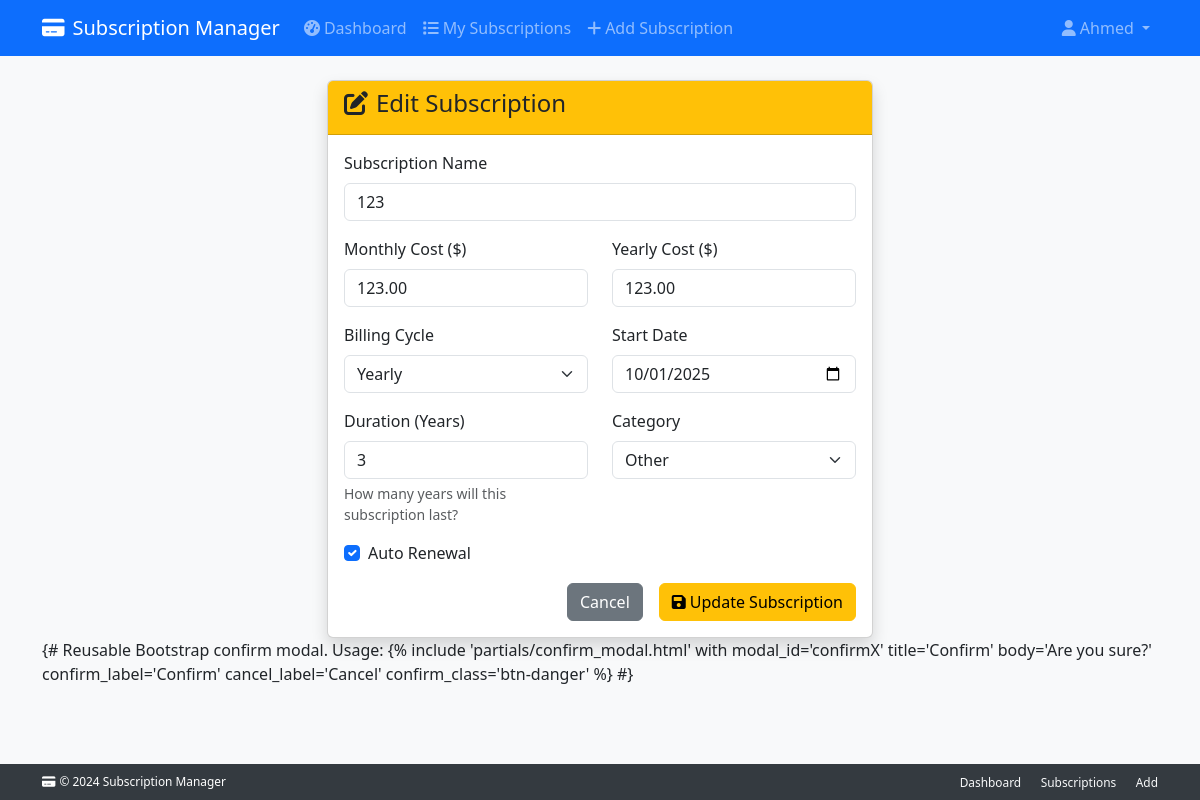
The page /subscriptions/8/edit/ (signed in) on the database as committed earlier.
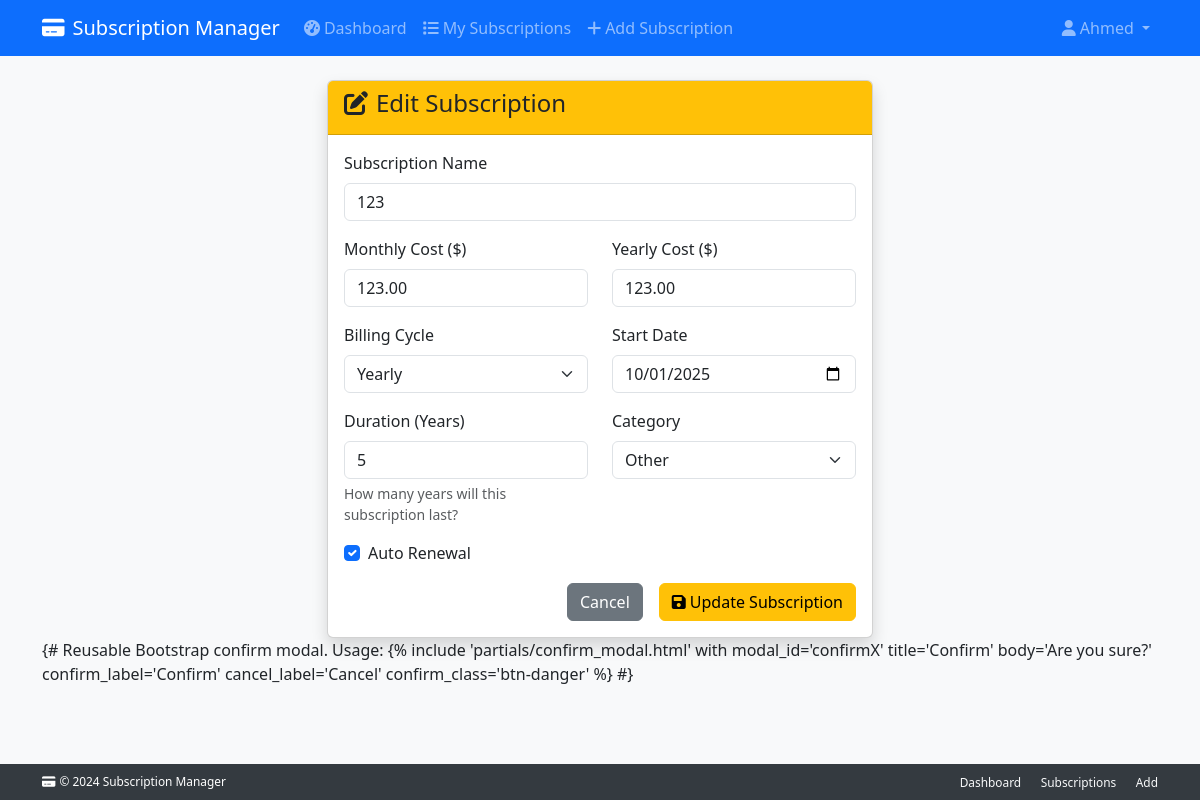
The same page on the database as committed later.
### subscriptions/models/subscription.py (models this page shows, shortened)
class Subscription(
    ValidationMixin,
    TimestampMixin,
    CostCalculationsMixin,
    PaymentManagementMixin,
    RenewalLogicMixin,
    ScheduleManagementMixin,
    models.Model
):
    user = models.ForeignKey(
        settings.AUTH_USER_MODEL,
        on_delete=models.CASCADE,
        related_name="subscriptions"
    )
    name = models.CharField(max_length=200)
    monthly_cost = models.DecimalField(
        max_digits=10,
        decimal_places=2,
        null=True,
        blank=True
    )
    yearly_cost = models.DecimalField(
        max_digits=10,
        decimal_places=2,
        null=True,
        blank=True
    )
    billing_cycle = models.CharField(
        max_length=10,
        choices=BILLING_CYCLE_CHOICES
    )
    start_date = models.DateField()
    renewal_date = models.DateField(null=True, blank=True)
    duration_months = models.PositiveIntegerField(
        null=True,
        blank=True,
        help_text="Duration in months (for monthly billing)"
    )
    duration_years = models.PositiveIntegerField(
        null=True,
        blank=True,
        help_text="Duration in years (for yearly billing)"
    )
    is_active = models.BooleanField(default=True)
    auto_renewal = models.BooleanField(
        default=True,
        help_text="Whether subscription auto-renews"
    )
    category = models.ForeignKey(
        'Category',
        on_delete=models.PROTECT
    )
    objects = SubscriptionManager()
    class Meta:
        ordering = ['-created_at']
        verbose_name = "Subscription"
        verbose_name_plural = "Subscriptions"

### subscriptions/views.py (the view, shortened to what this page needs)
# urls.py: path('<int:pk>/edit/', views.SubscriptionUpdateView.as_view(), name='edit_subscription'),
class SubscriptionUpdateView(LoginRequiredMixin, UserOwnershipMixin, LoggingMixin, MessageMixin, ContextDataMixin, UpdateView):
    model = Subscription
    form_class = SubscriptionForm
    template_name = 'subscriptions/edit_subscription.html'
    def get_queryset(self):
        return Subscription.objects.filter(user=self.request.user)

### subscriptions/form_mixins.py (called while the page is built)
    def add_help_texts(self, help_texts):
        for field_name, help_text in help_texts.items():
            if field_name in self.fields:
                self.fields[field_name].help_text = help_text

### subscriptions/mixins.py (called while the page is built)
    def get_context_data(self, **kwargs):
        context = super().get_context_data(**kwargs)
        context['user'] = self.request.user
        from django.utils import timezone
        context['current_time'] = timezone.now()
        return context

### subscriptions/models/category.py (called while the page is built)
    def __str__(self):
        return self.name

### subscriptions/models/managers.py (called while the page is built)
    def get_queryset(self):
        return SubscriptionQuerySet(self.model, using=self._db)

    def get_queryset(self):
        return CategoryQuerySet(self.model, using=self._db)

### subscriptions/templates/subscriptions/edit_subscription.html (shortened to what this page needs)
{% extends 'base.html' %} {% block title %}Edit {{ subscription.name }} - Subscription Manager{% endblock %} {% block content %}
<div class="row justify-content-center">
  <div class="col-md-8 col-lg-6">
    <div class="card shadow">
      <div class="card-header bg-warning text-dark">
        <h4><i class="fas fa-edit me-2"></i>Edit Subscription</h4>
      </div>
      <div class="card-body">
        <form method="post">
          <div class="row">
            <div class="col-md-12 mb-3">
              <label for="{{ form.name.id_for_label }}" class="form-label"
                >{{ form.name.label }}</label
              >
              {{ form.name }}
            </div>
          </div>
          <div class="row">
            <div class="col-md-6 mb-3">
              <label
                for="{{ form.monthly_cost.id_for_label }}"
                class="form-label"
                >{{ form.monthly_cost.label }}</label
              >
              {{ form.monthly_cost }}
            </div>
            <div class="col-md-6 mb-3">
              <label
                for="{{ form.yearly_cost.id_for_label }}"
                class="form-label"
                >{{ form.yearly_cost.label }}</label
              >
              {{ form.yearly_cost }}
            </div>
          </div>
          <div class="row">
            <div class="col-md-6 mb-3">
              <label
                for="{{ form.billing_cycle.id_for_label }}"
                class="form-label"
                >{{ form.billing_cycle.label }}</label
              >
              {{ form.billing_cycle }}
            </div>
            <div class="col-md-6 mb-3">
              <label for="{{ form.start_date.id_for_label }}" class="form-label"
                >{{ form.start_date.label }}</label
              >
              {{ form.start_date }}
            </div>
          </div>
          <div class="row">
            <div
              class="col-md-6 mb-3"
              id="duration-years-field"
              style="display: none"
            >
              <label
                for="{{ form.duration_years.id_for_label }}"
                class="form-label"
                >{{ form.duration_years.label }}</label
              >
              {{ form.duration_years }}
              <div class="form-text">
                How many years will this subscription last?
              </div>
            </div>
            <div class="col-md-6 mb-3">
              <label for="{{ form.category.id_for_label }}" class="form-label"
                >{{ form.category.label }}</label
              >
              {{ form.category }}
            </div>
          </div>
          <div class="row">
            <div class="col-md-12 mb-3">
              <div class="form-check">
                {{ form.auto_renewal }}
                <label
                  class="form-check-label"
                  for="{{ form.auto_renewal.id_for_label }}"
                >
                  {{ form.auto_renewal.label }}
                </label>
              </div>
            </div>
          </div>
          <div class="d-grid gap-2 d-md-flex justify-content-md-end">
            <a
              href="{% url 'subscription_detail' subscription.pk %}"
              class="btn btn-secondary me-md-2"
              >Cancel</a
            >
            <button
              type="button"
              class="btn btn-warning"
              id="submit-confirmation-trigger"
            >
              <i class="fas fa-save me-1"></i>Update Subscription
            </button>
          </div>
        </form>
      </div>
    </div>
  </div>
</div>
{% include 'partials/confirm_modal.html' with modal_id='confirmScheduleChange' title='Confirm Schedule Change' body='Changing start date, billing cycle, or duration will delete all existing payments for this subscription and reset the schedule. This cannot be undone. Continue?' confirm_label='Yes, reset payments' confirm_class='btn-danger' %}
{% endblock %}

Rows that differ between the two databases and show on the page:
changed Subscription "Yearly": duration_years "3" → "5"
